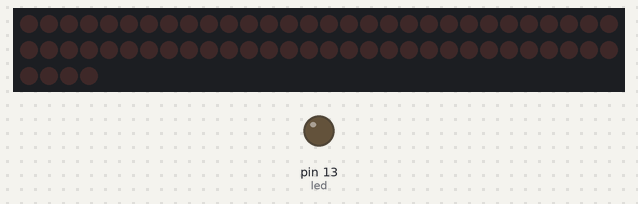
This sketch was run on a simulated Arduino Uno, built with avr-gcc and run on an emulated ATmega328P. Parts: 64 shift-register outputs drawn as a row of LEDs (first output left, lit = HIGH), output pins drawn as LEDs (lit = HIGH). Wiring (inferred from the names in the program): 8 × shift register (74HC595): data pin 10; shift clock pin 9; latch pin 8. Wiring (inferred from the signals the program sends): row of LEDs: on Q0, Q1, Q2, Q3, Q4, Q5, Q6, Q7, Q8, Q9, Q10, Q11, Q12, Q13, Q14, Q15, Q16, Q17, Q18, Q19, Q20, Q21, Q22, Q23, Q24, Q25, Q26, Q27, Q28, Q29, Q30, Q31, Q32, Q33, Q34, Q35, Q36, Q37, Q38, Q39, Q40, Q41, Q42, Q43, Q44, Q45, Q46, Q47, Q48, Q49, Q50, Q51, Q52, Q53, Q54, Q55, Q56, Q57, Q58, Q59, Q60, Q61, Q62, Q63. Dashed ring = blinking. Pins used as bus, display or sensor lines are not drawn.

Above: at 1.0 s.
At 2.2 s:
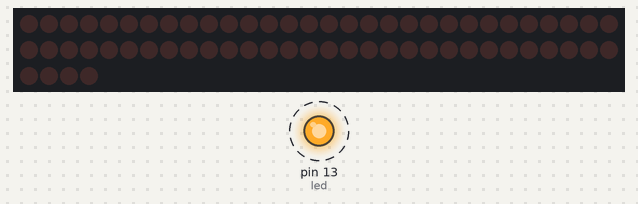
Timing chart, 0 to 3.0 s (numbered marks = the images above):
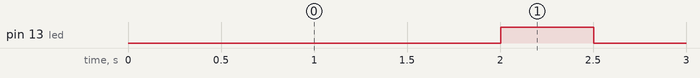

The sketch:

bitwalker-LCD-test.ino
```cpp
// Corvette Digital Cluster Tester
//***************************************************************
//  Name    : Corvette Digital Cluster Tester                   *
//  Author  : Mikael Karlsson, Sweden                           *
//  Date    : 20 Feb, 2022                                      *
//  Version : 1.0                                               *
//  This code just walks through all bits one by one until all  *
//  bits have been sent out.                                    *
//  useful to test that all LCD segments works                  *
//***************************************************************

// Enable next line for serial output, used for debug
// #define SERIALPRINT

// Pin connected to pin 5 of cluster
int strobePin = 8;
// Pin connected to pin 7 of cluster
int clockPin  = 9;
// Pin connected to pin 8 of cluster
int dataPin   = 10;
// Internal LED
int led = 13;

// Arrays for ic and bits
int lcdbitstream[] = {0,0,0,0,0,0,0,0,0,0,0,0,0,0,0,0,0,0,0,0,0,0,0,0,0,0,0,0,0,0,0,0}; // 32 segments with 8 bits per segment
int lcdbits[] = {0b00000001,0b00000010,0b00000100,0b00001000,0b00010000,0b00100000,0b01000000,0b10000000}; // the bits for the segments

void setup() {
  // enable and set up pins
  pinMode(strobePin, OUTPUT);   // strobe pin
  digitalWrite(strobePin, LOW); // set low
  pinMode(clockPin, OUTPUT);    // clock pin
  digitalWrite(clockPin, LOW);  // set low
  pinMode(dataPin, OUTPUT);     // data pin
  digitalWrite(dataPin, LOW);   // set low
  pinMode(led, OUTPUT);         // enable LED pin
  delay(2000);                  // wait 2 seconds so that pins really go low


#ifdef SERIALPRINT
  Serial.begin(115200);
  Serial.println("Start testing");
#endif

// This is the main routine, run once only
// loop through all positions
  for (int ic = 0; ic <= 31; ic++) {                // number of IC's
    for (int bitpos = 0; bitpos <= 7; bitpos++ ) {  // number of bits
      lcdbitstream[ic] = lcdbits[bitpos];           // set bit
      SendBitStream();                              // send it to the display
      lcdbitstream[ic] = 0;                         // reset the current position in the array to 0

      digitalWrite(led, HIGH);                      // turn on the LED
      delay(500);                                   // delay 0,5 second
      digitalWrite(led, LOW);                       // Turn of the LED
      delay(500);
    } // bitpos
  } // ic
}


void loop()
{
  // Do nothing
}


// this function sends out the complete 256 bit stream from the lcdbitstream array
void SendBitStream()
{
#ifdef SERIALPRINT
  Serial.print("\nBits: ");
#endif

for (int i = 0; i <= 31; i++) // send out 8 bits at a time until we have sent all 256 bits
  {
#ifdef SERIALPRINT
    Serial.print(lcdbitstream[i], BIN);
    Serial.print("-");
#endif
    shiftOut(dataPin, clockPin, LSBFIRST, lcdbitstream[i]); // send out 8 bits with clock
  }
  digitalWrite(strobePin, HIGH);  // strobe after all 256 bits have been sent
  delayMicroseconds(5);           // 5 us delay
  digitalWrite(strobePin, LOW);   // strobe done
}
```

Measured:
- by itself, pin 13 (led): alternates HIGH for 0.50 s and LOW for 0.50 s
